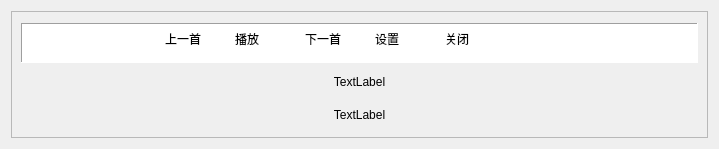
<?xml version="1.0" encoding="UTF-8"?>
<ui version="4.0">
 <class>Form</class>
 <widget class="QWidget" name="Form">
  <property name="windowModality">
   <enum>Qt::NonModal</enum>
  </property>
  <property name="geometry">
   <rect>
    <x>0</x>
    <y>0</y>
    <width>719</width>
    <height>149</height>
   </rect>
  </property>
  <property name="cursor">
   <cursorShape>UpArrowCursor</cursorShape>
  </property>
  <property name="windowTitle">
   <string/>
  </property>
  <property name="windowOpacity">
   <double>0.500000000000000</double>
  </property>
  <layout class="QVBoxLayout" name="verticalLayout">
   <item>
    <widget class="QFrame" name="frame">
     <property name="maximumSize">
      <size>
       <width>16777215</width>
       <height>16777215</height>
      </size>
     </property>
     <property name="frameShape">
      <enum>QFrame::StyledPanel</enum>
     </property>
     <property name="frameShadow">
      <enum>QFrame::Raised</enum>
     </property>
     <layout class="QVBoxLayout" name="verticalLayout_2" stretch="0,0,0">
      <property name="sizeConstraint">
       <enum>QLayout::SetDefaultConstraint</enum>
      </property>
      <property name="topMargin">
       <number>11</number>
      </property>
      <item alignment="Qt::AlignVCenter">
       <widget class="QTableWidget" name="tableWidget">
        <property name="maximumSize">
         <size>
          <width>16777215</width>
          <height>40</height>
         </size>
        </property>
        <property name="layoutDirection">
         <enum>Qt::LeftToRight</enum>
        </property>
        <property name="autoFillBackground">
         <bool>false</bool>
        </property>
        <property name="styleSheet">
         <string notr="true">QTableWidget::Item{max-width:20px}
QTableWidget::Item:hover,QTableWidget::Item:selected {
    background-color:rgb(135, 135, 135)
}
QTableWidget::Item{border:0px solid rgb(255,0,0);}
QScrollBar{background:transparent; height:10px; }
QScrollBar::handle{background:lightgray; border:2px solid transparent; border-radius:5px; }
QScrollBar::handle:hover{background:gray; }
QScrollBar::sub-line{background:transparent;}
QScrollBar::add-line{background:transparent;}</string>
        </property>
        <property name="frameShape">
         <enum>QFrame::Panel</enum>
        </property>
        <property name="midLineWidth">
         <number>0</number>
        </property>
        <property name="sizeAdjustPolicy">
         <enum>QAbstractScrollArea::AdjustToContentsOnFirstShow</enum>
        </property>
        <property name="showGrid">
         <bool>false</bool>
        </property>
        <property name="gridStyle">
         <enum>Qt::SolidLine</enum>
        </property>
        <property name="columnCount">
         <number>9</number>
        </property>
        <attribute name="horizontalHeaderVisible">
         <bool>false</bool>
        </attribute>
        <attribute name="horizontalHeaderCascadingSectionResizes">
         <bool>false</bool>
        </attribute>
        <attribute name="horizontalHeaderDefaultSectionSize">
         <number>70</number>
        </attribute>
        <attribute name="horizontalHeaderHighlightSections">
         <bool>false</bool>
        </attribute>
        <attribute name="verticalHeaderVisible">
         <bool>false</bool>
        </attribute>
        <attribute name="verticalHeaderCascadingSectionResizes">
         <bool>true</bool>
        </attribute>
        <attribute name="verticalHeaderDefaultSectionSize">
         <number>30</number>
        </attribute>
        <attribute name="verticalHeaderHighlightSections">
         <bool>true</bool>
        </attribute>
        <row>
         <property name="text">
          <string>新建行</string>
         </property>
        </row>
        <column/>
        <column/>
        <column/>
        <column/>
        <column/>
        <column/>
        <column/>
        <column/>
        <column/>
        <item row="0" column="0">
         <property name="text">
          <string/>
         </property>
        </item>
        <item row="0" column="1">
         <property name="text">
          <string/>
         </property>
        </item>
        <item row="0" column="2">
         <property name="text">
          <string>上一首</string>
         </property>
        </item>
        <item row="0" column="3">
         <property name="text">
          <string>播放</string>
         </property>
        </item>
        <item row="0" column="4">
         <property name="text">
          <string>下一首</string>
         </property>
        </item>
        <item row="0" column="5">
         <property name="text">
          <string>设置</string>
         </property>
        </item>
        <item row="0" column="6">
         <property name="text">
          <string>关闭</string>
         </property>
        </item>
       </widget>
      </item>
      <item>
       <widget class="QLabel" name="label">
        <property name="text">
         <string>&lt;html&gt;&lt;head/&gt;&lt;body&gt;&lt;p align=&quot;center&quot;&gt;TextLabel&lt;/p&gt;&lt;/body&gt;&lt;/html&gt;</string>
        </property>
       </widget>
      </item>
      <item>
       <widget class="QLabel" name="label_2">
        <property name="text">
         <string>&lt;html&gt;&lt;head/&gt;&lt;body&gt;&lt;p align=&quot;center&quot;&gt;TextLabel&lt;/p&gt;&lt;/body&gt;&lt;/html&gt;</string>
        </property>
       </widget>
      </item>
     </layout>
    </widget>
   </item>
  </layout>
 </widget>
 <resources/>
 <connections/>
</ui>
